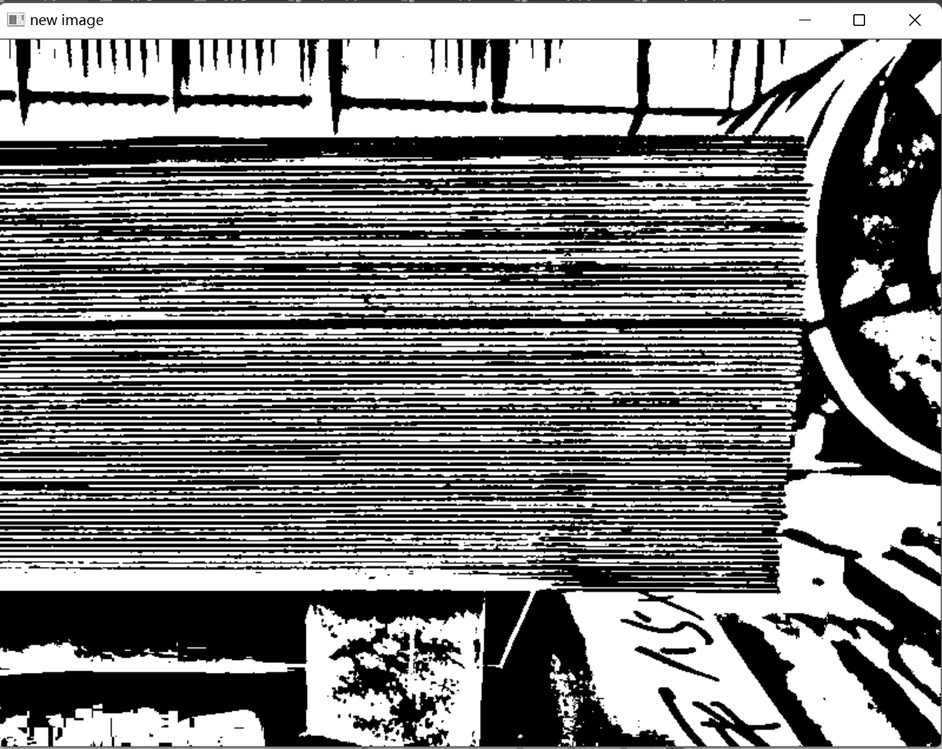
#> input picture 49f1b0cd5379c9a3f014a68e5ac7514.png, 942 x 749 px, shrunk from 1200 x 954 before the run
$ jupyter execute --allow-errors test.ipynb
#> lines starting #> are read from the running program, lines starting #| are printed output that depends on the picture; after the words box and inside, x2 and y2 are one past the last pixel; in counts of white or black regions, pixels touching at a corner belong together
#> further down, image is the input picture: shape (749, 942); min 0, max 255, mean 131.7
#> `ret, binary = cv2.threshold(image, 70, 255, cv2.THRESH_BINARY)`:
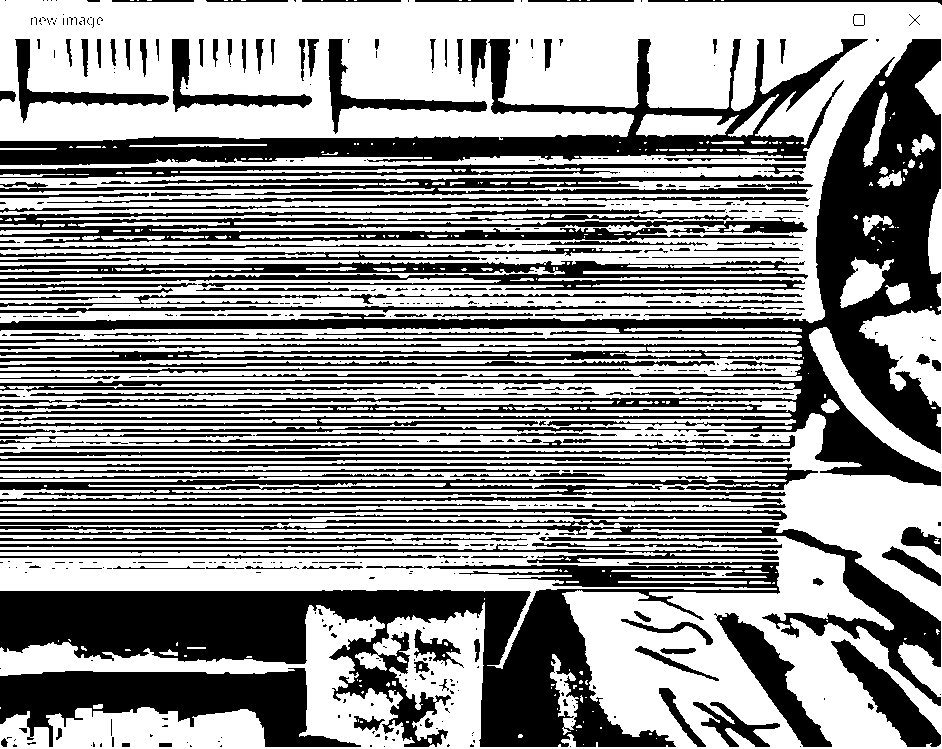
#> binary: shape (749, 942); 57.4% white; 573 black regions (369 under 20 px), largest, box (x1, y1, x2, y2) and area: (0, 39, 941, 486) 69297, (0, 562, 780, 747) 49807, (0, 39, 868, 165) 23337
[cell 1]
import cv2,time
import numpy as np


def Three_element_add(array):
    array0 = array[:]
    array1 = np.append(array[1:],np.array([0]))
    array2 = np.append(array[2:],np.array([0, 0]))
    arr_sum = array0 + array1 + array2
    return arr_sum[:-2]


def VThin(image, array):
    NEXT = 1
    height, width = image.shape[:2]
    for i in range(1,height):
        M_all = Three_element_add(image[i])
        for j in range(1,width):
            if NEXT == 0:
                NEXT = 1
            else:
                M = M_all[j-1] if j<width-1 else 1
                if image[i, j] == 0 and M != 0:
                    a = np.zeros(9)
                    if height-1 > i and width-1 > j:
                        kernel = image[i - 1:i + 2, j - 1:j + 2]
                        a = np.where(kernel == 255, 1, 0)
                        a = a.reshape(1, -1)[0]
                    NUM = np.array([1,2,4,8,0,16,32,64,128])
                    sumArr = np.sum(a*NUM)
                    image[i, j] = array[sumArr] * 255
                    if array[sumArr] == 1:
                        NEXT = 0
    return image


def HThin(image, array):
    height, width = image.shape[:2]
    NEXT = 1
    for j in range(1,width):
        M_all = Three_element_add(image[:,j])
        for i in range(1,height):
            if NEXT == 0:
                NEXT = 1
            else:
                M = M_all[i-1] if i < height - 1 else 1
                if image[i, j] == 0 and M != 0:
                    a = np.zeros(9)
                    if height - 1 > i and width - 1 > j:
                        kernel = image[i - 1:i + 2, j - 1:j + 2]
                        a = np.where(kernel == 255, 1, 0)
                        a = a.reshape(1, -1)[0]
                    NUM = np.array([1, 2, 4, 8, 0, 16, 32, 64, 128])
                    sumArr = np.sum(a * NUM)
                    image[i, j] = array[sumArr] * 255
                    if array[sumArr] == 1:
                        NEXT = 0
    return image


def Xihua(binary, array, num=10):
#> called with num = 10
    binary_image = binary.copy()
    image = cv2.copyMakeBorder(binary_image, 1, 0, 1, 0, cv2.BORDER_CONSTANT, value=0)
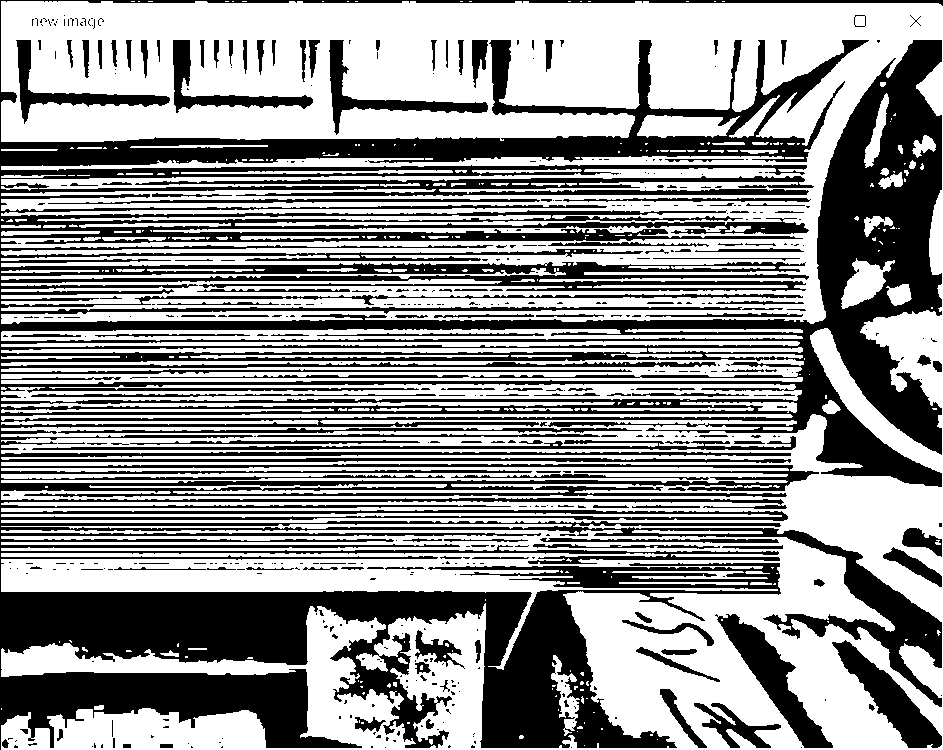
#> image: shape (750, 943); 57.3% white; 512 black regions (356 under 20 px), largest, box (x1, y1, x2, y2) and area: (0, 0, 943, 750) 258425, (715, 614, 833, 748) 4130, (832, 640, 942, 748) 3640
    for i in range(num):
        VThin(image, array)
        HThin(image, array)
#> image: shape (750, 943); 57.3% white; 512 black regions (356 under 20 px), largest, box (x1, y1, x2, y2) and area: (0, 0, 943, 750) 258372, (715, 614, 833, 748) 4130, (832, 640, 942, 748) 3640
    return image


array = [0, 0, 1, 1, 0, 0, 1, 1, 1, 1, 0, 1, 1, 1, 0, 1,\
         1, 1, 0, 0, 1, 1, 1, 1, 0, 0, 0, 0, 0, 0, 0, 1,\
         0, 0, 1, 1, 0, 0, 1, 1, 1, 1, 0, 1, 1, 1, 0, 1,\
         1, 1, 0, 0, 1, 1, 1, 1, 0, 0, 0, 0, 0, 0, 0, 1,\
         1, 1, 0, 0, 1, 1, 0, 0, 0, 0, 0, 0, 0, 0, 0, 0,\
         0, 0, 0, 0, 0, 0, 0, 0, 0, 0, 0, 0, 0, 0, 0, 0,\
         1, 1, 0, 0, 1, 1, 0, 0, 1, 1, 0, 1, 1, 1, 0, 1,\
         0, 0, 0, 0, 0, 0, 0, 0, 0, 0, 0, 0, 0, 0, 0, 0,\
         0, 0, 1, 1, 0, 0, 1, 1, 1, 1, 0, 1, 1, 1, 0, 1,\
         1, 1, 0, 0, 1, 1, 1, 1, 0, 0, 0, 0, 0, 0, 0, 1,\
         0, 0, 1, 1, 0, 0, 1, 1, 1, 1, 0, 1, 1, 1, 0, 1,\
         1, 1, 0, 0, 1, 1, 1, 1, 0, 0, 0, 0, 0, 0, 0, 0,\
         1, 1, 0, 0, 1, 1, 0, 0, 0, 0, 0, 0, 0, 0, 0, 0,\
         1, 1, 0, 0, 1, 1, 1, 1, 0, 0, 0, 0, 0, 0, 0, 0,\
         1, 1, 0, 0, 1, 1, 0, 0, 1, 1, 0, 1, 1, 1, 0, 0,\
         1, 1, 0, 0, 1, 1, 1, 0, 1, 1, 0, 0, 1, 0, 0, 0]


#> (the rest of this cell did not finish here and is left out)
